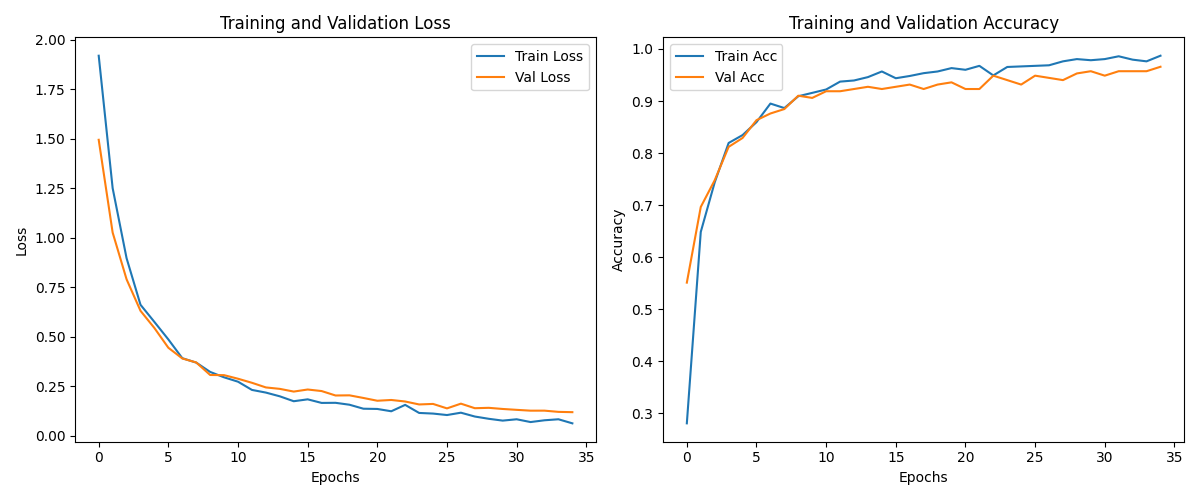

Python code for this plot:
import torch
import torch.nn as nn
import torch.optim as optim
from torchvision import datasets, models, transforms
from torch.utils.data import DataLoader
import os
from torchsummary import summary

# Define data transformations
data_transforms = {
    'train': transforms.Compose([
        transforms.Resize((224, 224)),  # Ensure all images are resized to 224x224
        transforms.RandomHorizontalFlip(),
        transforms.RandomRotation(90),
        transforms.RandomVerticalFlip(),
        transforms.ColorJitter(brightness=0.2, contrast=0.2, saturation=0.2, hue=0.2),
        transforms.ToTensor(),
        transforms.Normalize([0.485, 0.456, 0.406], [0.229, 0.224, 0.225])
    ]),
    'val': transforms.Compose([
        transforms.Resize((224, 224)),
        transforms.CenterCrop(224),
        transforms.ToTensor(),
        transforms.Normalize([0.485, 0.456, 0.406], [0.229, 0.224, 0.225])
    ]),
}

# Define data directory and load datasets
data_dir = r"C:\Users\hafiedz\Downloads\archive (1)\skin-disease-datasaet"

image_datasets = {
    x: datasets.ImageFolder(root=os.path.join(data_dir, x), transform=data_transforms[x])
    for x in ['train', 'val']
}

dataloaders = {
    x: DataLoader(image_datasets[x], batch_size=32, shuffle=True, num_workers=0)
    for x in ['train', 'val']
}

dataset_sizes = {x: len(image_datasets[x]) for x in ['train', 'val']}
class_names = image_datasets['train'].classes

# Load the pretrained model
model = models.resnet18(pretrained=True)

# Freeze all the parameters in the model
for param in model.parameters():
    param.requires_grad = False

# Unfreeze the last block (layer4) and the final fully connected layer
for param in model.layer4.parameters(): #Conv2d-51 to Conv2d-63:
    param.requires_grad = True

# Modify the final layer to match the number of classes in your dataset
num_ftrs = model.fc.in_features
model.fc = nn.Linear(num_ftrs, len(class_names))

# Ensure the final layer remains trainable
for param in model.fc.parameters(): 
    param.requires_grad = True

# Move the model to GPU if available
device = 'cuda' if torch.cuda.is_available() else 'cpu'
model = model.to(device)

# Print the model summary
print("Model Summary:")
summary(model, (3, 224, 224))

# Define loss function and optimizer
criterion = nn.CrossEntropyLoss()
optimizer = optim.SGD(model.parameters(), lr=0.001, momentum=0.9)

# Define learning rate scheduler
scheduler = torch.optim.lr_scheduler.CosineAnnealingLR(optimizer, T_max=35)

import matplotlib.pyplot as plt

def train_model(model, criterion, optimizer, num_epochs=35):
    train_loss_history = []
    val_loss_history = []
    train_acc_history = []
    val_acc_history = []

    for epoch in range(num_epochs):
        print(f'Epoch {epoch}/{num_epochs - 1}')
        print('-' * 10)

        for phase in ['train', 'val']:
            if phase == 'train':
                model.train()
            else:
                model.eval()

            running_loss = 0.0
            running_corrects = 0

            for inputs, labels in dataloaders[phase]:
                inputs = inputs.to(device)
                labels = labels.to(device)

                optimizer.zero_grad()

                with torch.set_grad_enabled(phase == 'train'):
                    outputs = model(inputs)
                    _, preds = torch.max(outputs, 1)
                    loss = criterion(outputs, labels)

                    if phase == 'train':
                        loss.backward()
                        optimizer.step()

                running_loss += loss.item() * inputs.size(0)
                running_corrects += torch.sum(preds == labels.data)

            epoch_loss = running_loss / dataset_sizes[phase]
            epoch_acc = running_corrects.double() / dataset_sizes[phase]

            print(f'{phase} Loss: {epoch_loss:.4f} Acc: {epoch_acc:.4f}')

            if phase == 'train':
                train_loss_history.append(epoch_loss)
                train_acc_history.append(epoch_acc.item())
            else:
                val_loss_history.append(epoch_loss)
                val_acc_history.append(epoch_acc.item())

    # Plotting the training and validation loss and accuracy
    plt.figure(figsize=(12, 5))

    # Plot loss
    plt.subplot(1, 2, 1)
    plt.plot(train_loss_history, label='Train Loss')
    plt.plot(val_loss_history, label='Val Loss')
    plt.title('Training and Validation Loss')
    plt.xlabel('Epochs')
    plt.ylabel('Loss')
    plt.legend()

    # Plot accuracy
    plt.subplot(1, 2, 2)
    plt.plot(train_acc_history, label='Train Acc')
    plt.plot(val_acc_history, label='Val Acc')
    plt.title('Training and Validation Accuracy')
    plt.xlabel('Epochs')
    plt.ylabel('Accuracy')
    plt.legend()

    plt.tight_layout()
    plt.show()

    return model

# Train the model
model = train_model(model, criterion, optimizer, num_epochs=35)

# Assuming 'model' is your trained model
model_path = "model3.pth"

# Save the model's state_dict
torch.save(model.state_dict(), model_path)

print(f"Model saved to {model_path}")
